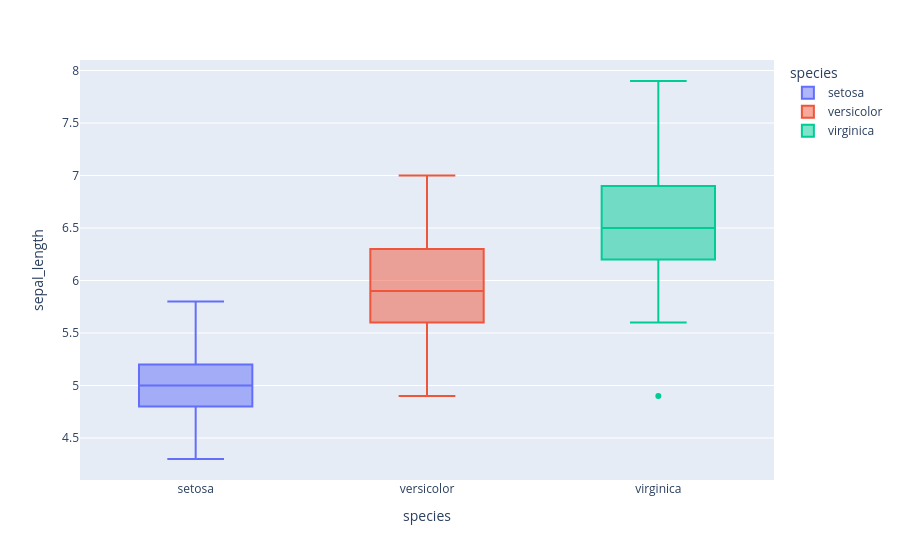

Notebook source saved alongside this figure:
### Code cell
px.box(df1, x='species', y='sepal_length', color='species') # to create a box plot using plotly express library with species on x-axis and sepal_length on y-axis and color the boxes based on the species column

### Figure 1 — Plotly figure (JSON) as saved in the notebook; plotly's stock layout.template omitted (floating-point values rounded to 4 significant figures)
{"data": [{"alignmentgroup": "True", "hovertemplate": "species=%{x}<br>sepal_length=%{y}<extra></extra>", "legendgroup": "setosa", "marker": {"color": "#636efa"}, "name": "setosa", "notched": false, "offsetgroup": "setosa", "orientation": "v", "showlegend": true, "type": "box", "x": ["setosa", "setosa", "setosa", "setosa", "setosa", "setosa", "setosa", "setosa", "setosa", "setosa", "setosa", "setosa", "setosa", "setosa", "setosa", "setosa", "setosa", "setosa", "setosa", "setosa", "setosa", "setosa", "setosa", "setosa", "setosa", "setosa", "setosa", "setosa", "setosa", "setosa", "setosa", "setosa", "setosa", "setosa", "setosa", "setosa", "setosa", "setosa", "setosa", "setosa", "setosa", "setosa", "setosa", "setosa", "setosa", "setosa", "setosa", "setosa", "setosa", "setosa"], "x0": " ", "xaxis": "x", "y": [5.1, 4.9, 4.7, 4.6, 5.0, 5.4, 4.6, 5.0, 4.4, 4.9, 5.4, 4.8, 4.8, 4.3, 5.8, 5.7, 5.4, 5.1, 5.7, 5.1, 5.4, 5.1, 4.6, 5.1, 4.8, 5.0, 5.0, 5.2, 5.2, 4.7, 4.8, 5.4, 5.2, 5.5, 4.9, 5.0, 5.5, 4.9, 4.4, 5.1, 5.0, 4.5, 4.4, 5.0, 5.1, 4.8, 5.1, 4.6, 5.3, 5.0], "y0": " ", "yaxis": "y"}, {"alignmentgroup": "True", "hovertemplate": "species=%{x}<br>sepal_length=%{y}<extra></extra>", "legendgroup": "versicolor", "marker": {"color": "#EF553B"}, "name": "versicolor", "notched": false, "offsetgroup": "versicolor", "orientation": "v", "showlegend": true, "type": "box", "x": ["versicolor", "versicolor", "versicolor", "versicolor", "versicolor", "versicolor", "versicolor", "versicolor", "versicolor", "versicolor", "versicolor", "versicolor", "versicolor", "versicolor", "versicolor", "versicolor", "versicolor", "versicolor", "versicolor", "versicolor", "versicolor", "versicolor", "versicolor", "versicolor", "versicolor", "versicolor", "versicolor", "versicolor", "versicolor", "versicolor", "versicolor", "versicolor", "versicolor", "versicolor", "versicolor", "versicolor", "versicolor", "versicolor", "versicolor", "versicolor", "versicolor", "versicolor", "versicolor", "versicolor", "versicolor", "versicolor", "versicolor", "versicolor", "versicolor", "versicolor"], "x0": " ", "xaxis": "x", "y": [7.0, 6.4, 6.9, 5.5, 6.5, 5.7, 6.3, 4.9, 6.6, 5.2, 5.0, 5.9, 6.0, 6.1, 5.6, 6.7, 5.6, 5.8, 6.2, 5.6, 5.9, 6.1, 6.3, 6.1, 6.4, 6.6, 6.8, 6.7, 6.0, 5.7, 5.5, 5.5, 5.8, 6.0, 5.4, 6.0, 6.7, 6.3, 5.6, 5.5, 5.5, 6.1, 5.8, 5.0, 5.6, 5.7, 5.7, 6.2, 5.1, 5.7], "y0": " ", "yaxis": "y"}, {"alignmentgroup": "True", "hovertemplate": "species=%{x}<br>sepal_length=%{y}<extra></extra>", "legendgroup": "virginica", "marker": {"color": "#00cc96"}, "name": "virginica", "notched": false, "offsetgroup": "virginica", "orientation": "v", "showlegend": true, "type": "box", "x": ["virginica", "virginica", "virginica", "virginica", "virginica", "virginica", "virginica", "virginica", "virginica", "virginica", "virginica", "virginica", "virginica", "virginica", "virginica", "virginica", "virginica", "virginica", "virginica", "virginica", "virginica", "virginica", "virginica", "virginica", "virginica", "virginica", "virginica", "virginica", "virginica", "virginica", "virginica", "virginica", "virginica", "virginica", "virginica", "virginica", "virginica", "virginica", "virginica", "virginica", "virginica", "virginica", "virginica", "virginica", "virginica", "virginica", "virginica", "virginica", "virginica", "virginica"], "x0": " ", "xaxis": "x", "y": [6.3, 5.8, 7.1, 6.3, 6.5, 7.6, 4.9, 7.3, 6.7, 7.2, 6.5, 6.4, 6.8, 5.7, 5.8, 6.4, 6.5, 7.7, 7.7, 6.0, 6.9, 5.6, 7.7, 6.3, 6.7, 7.2, 6.2, 6.1, 6.4, 7.2, 7.4, 7.9, 6.4, 6.3, 6.1, 7.7, 6.3, 6.4, 6.0, 6.9, 6.7, 6.9, 5.8, 6.8, 6.7, 6.7, 6.3, 6.5, 6.2, 5.9], "y0": " ", "yaxis": "y"}], "layout": {"boxmode": "overlay", "legend": {"title": {"text": "species"}, "tracegroupgap": 0}, "margin": {"t": 60}, "xaxis": {"anchor": "y", "categoryarray": ["setosa", "versicolor", "virginica"], "categoryorder": "array", "domain": [0, 1], "title": {"text": "species"}}, "yaxis": {"anchor": "x", "domain": [0, 1], "title": {"text": "sepal_length"}}}}
